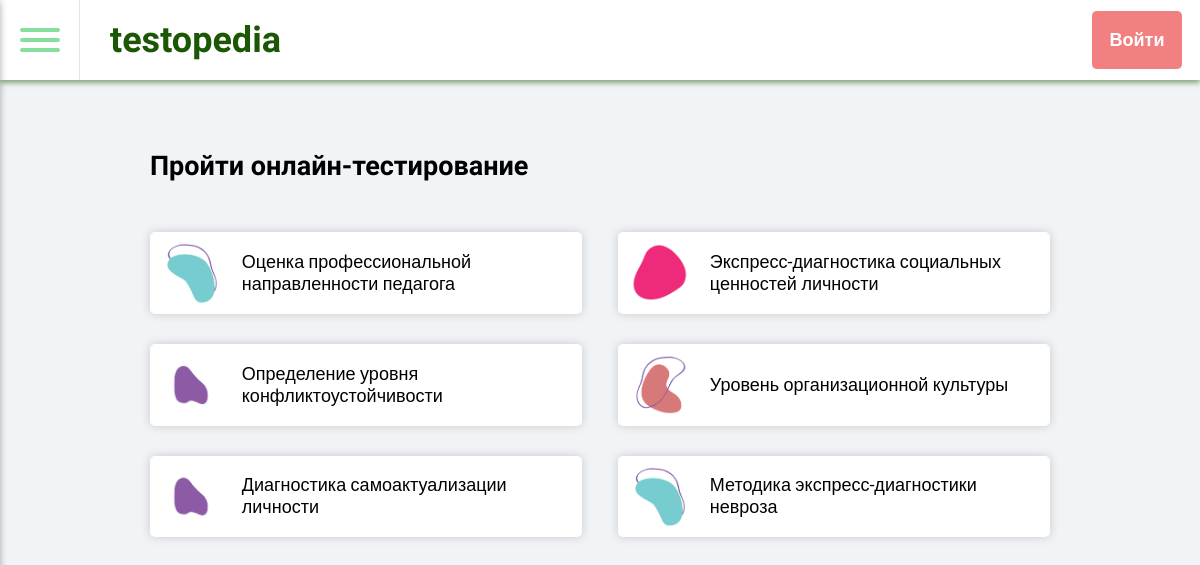
Screenshot of /tests.php with the database file from the repository.
### tables this page shows
CREATE TABLE `tests` (
  `testID` int(11) NOT NULL,
  `nameTest` varchar(70) NOT NULL,
  `describeTest` text NOT NULL,
  `guide` text NOT NULL
);

### tests.php (the view)
<?php include "blocks/header.php" ?>
<section class="tests">
    <h1>Пройти онлайн-тестирование</h1>
    <div class="cards">
        <?php
            $query = mysqli_query($link, 'SELECT * FROM tests');
            while ($res = mysqli_fetch_array($query)) {
                $imgIndex = random_int(1,6);
        ?>
            <div class="card" data-id=<?php echo $res['testID'] ?>>
                <img src=<?php echo 'src/image/icons/face' . $imgIndex . '.png'; ?> alt="">
                <p><?php echo $res['nameTest'] ?></p>
            </div>
        <?php } ?>
    </div>
</section>
<?php include "blocks/footer.php" ?>

### blocks/header.php (shortened to what this page needs)
<!DOCTYPE html>
<html lang="en">
<head>
    <link rel="stylesheet" href="src/css/index.css">
    <link rel="stylesheet" href="https://use.fontawesome.com/releases/v5.15.3/css/all.css">
</head>
<body>
    <header class="header">
        <div class="burger--wrapper">
            <div class="burger">
                <span></span>
            </div>
        </div>
        <div class="logo">
            <p><a href="index.php">testopedia</a></p>
        </div>
        <div class="login">
            <?php if ($_COOKIE['auth']!='1') { ?>
            <a href="login.php" class="main-btn btn-primary">Войти</a>
            <?php } ?>
        </div>
    </header>

### blocks/footer.php (shortened to what this page needs)
</body>
</html>

### src/css/header.css (style rules this page uses)
.header { position: fixed; top: 0; left: 0; right: 0; display: flex; align-items: center; justify-content: space-between; padding: 0 1.1111rem 0 0; background-color: #fff; box-shadow: 0 3px 5px #1c570581; }
.header .burger--wrapper { position: relative; display: flex; align-items: center; justify-content: center; flex-direction: column; width: 80px; height: 80px; border-right: 1px solid rgba(2, 2, 2, 0.103); cursor: pointer; }
.header .burger { position: relative; z-index: 100; width: 40px; height: 40px; display: flex; align-items: center; justify-content: center; }
.header .burger span { position: relative; width: 100%; padding: 2px; background-color: var(--secondary-color); border-radius: 50px; transition: all 0.2s; }
.header .burger span::after, .header .burger span::before { content: ''; position: absolute; left: 0; width: 100%; height: 100%; background-color: inherit; border-radius: 50px; }
.header .burger span::after { top: -10px; }
.header .burger span::before { bottom: -10px; }
.header .logo { flex: 1; margin-left: 30px; font-size: 2em; font-family: "Comfortaa", sans-serif; font-weight: bold; color: #1c5705; }
.header .login { display: flex; flex-direction: row; align-items: center; }

### src/css/main.css (style rules this page uses)
:root { --primary-color: #f38080; --secondary-color: #86e09c; --secondary-light: #86e09c79; }
*, *::after, *::before { box-sizing: border-box; }
body { margin: 0; font-size: 18px; font-family: "Roboto", sans-serif; min-height: 100vh; background-color: #fff; }
h1, h2, h3, h4, h5, h6, p, ul, li { margin: 0; padding: 0; }
h1, h2, h3, h4, h5, h6 { font-family: "Comfortaa"; font-size: 1.5em; }
a { text-decoration: none; color: inherit; display: block; white-space: nowrap; }
img { width: 100%; height: 100%; object-fit: contain; object-position: center; }
.main-btn { display: block; font-weight: bold; padding: 1.1111rem; color: #fff; border-radius: 5px; transition: all 0.2s; perspective: 1000; font-size: 1em; width: 100%; text-align: center; }
.btn-primary { background-color: var(--primary-color); }
section { padding: 100px 50px 0; width: 100vw; height: calc(100vh); color: #fff; scroll-snap-align: start; }

### src/css/login.css (style rules this page uses)
.login { background-color: #f1f4f7; display: flex; align-items: center; justify-content: center; flex-direction: column; }

### src/css/tests.css (style rules this page uses)
.tests { background-color: #f1f4f7; text-align: left; padding: 150px 150px 0; }
.tests h1 { color: #000; }
.tests .cards { display: flex; justify-content: space-between; margin-top: 50px; flex-wrap: wrap; }
.tests .cards .card { padding: 10px; display: flex; align-items: center; justify-content: space-between; flex: 0 0 48%; background-color: #fff; color: #000; box-shadow: 0 0 10px #c6c6c6; margin-bottom: 30px; border-radius: 5px; overflow: hidden; transition: all 0.2s; cursor: pointer; }
.tests .cards .card p { width: 100%; margin-left: 20px; }
.tests .cards .card p, .tests .cards .card img { pointer-events: none; }
.tests .cards .card img { width: 15%; }

### rows the page displays
tests: nameTest "Оценка профессиональной направленности педагога"
tests: shows a picture, nameTest "Экспресс-диагностика социальных ценностей личности"
tests: nameTest "Определение уровня конфликтоустойчивости"
tests: shows a picture, nameTest "Уровень организационной культуры"
tests: nameTest "Диагностика самоактуализации личности"
tests: nameTest "Методика экспресс-диагностики невроза"
